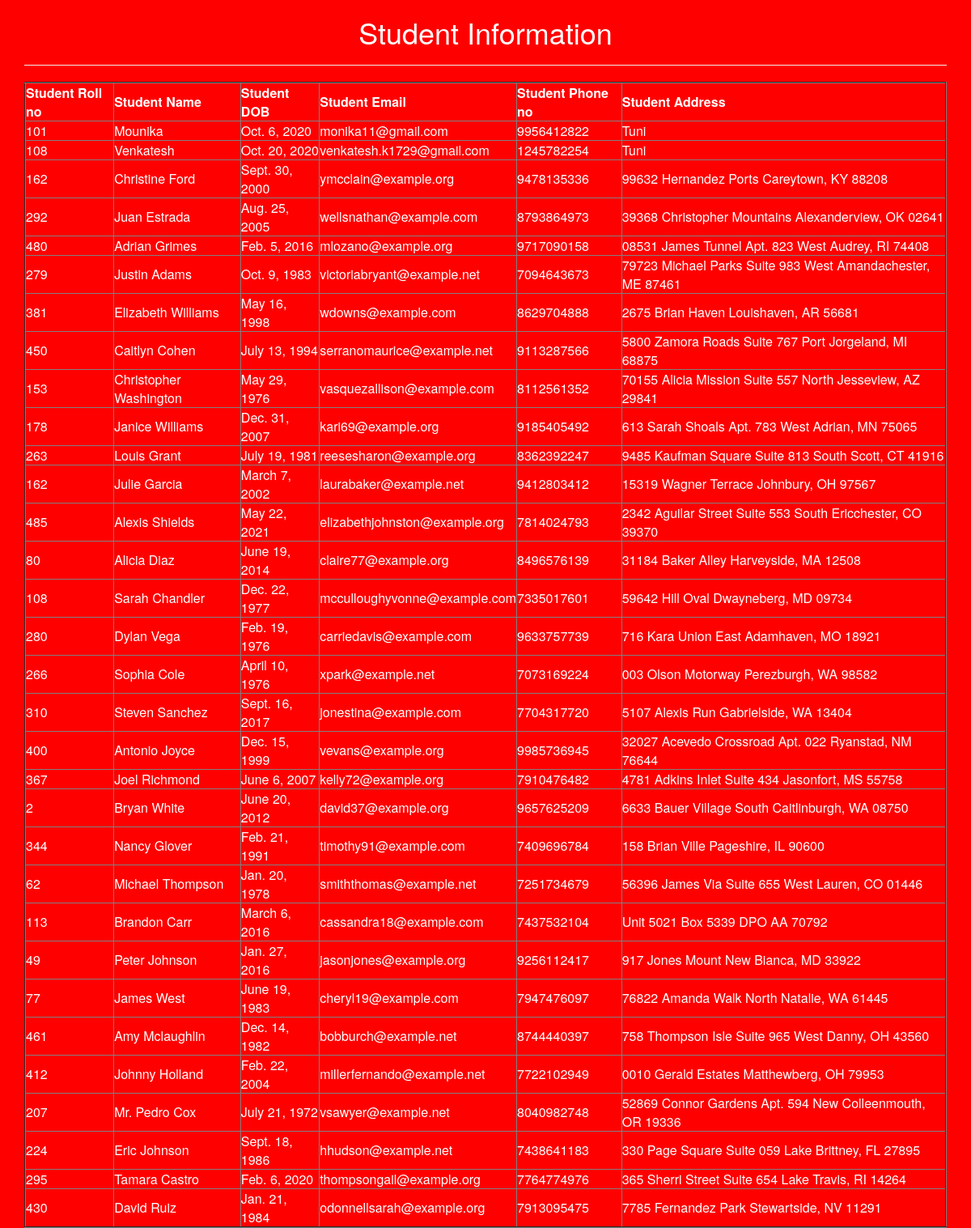
The page / on the database its author committed.
### testapp/models.py (models this page shows)
class Student(models.Model):
    roll_no=models.IntegerField()
    name=models.CharField(max_length=30)
    dob=models.DateField()
    email=models.EmailField()
    ph_number=models.IntegerField()
    address=models.TextField()

### testapp/views.py (the view)
# urls.py: path('', views.student_info_view),
def student_info_view(request):
    info=Student.objects.all()
    return render(request,'testapp/info.html',{'info':info})

### templates/testapp/info.html (shortened to what this page needs)
{%load static%}
<html>
    <head>
        <link rel="stylesheet" href="https://stackpath.bootstrapcdn.com/bootstrap/3.4.1/css/bootstrap.min.css">
        <link rel="stylesheet" href="{%static 'css/info.css'%}">
    </head>
    <body>
        <div class="container" align='center'>
            <h1>Student Information</h1><hr>
        {%if info%}
        <table border=2>
            <thead>
                <th>Student Roll no</th>
                <th>Student Name</th>
                <th>Student DOB</th>
                <th>Student Email</th>
                <th>Student Phone no</th>
                <th>Student Address</th>
            </thead>
            {%for i in info%}
            <tr>
                <td>{{i.roll_no}}</td>
                <td>{{i.name}}</td>
                <td>{{i.dob}}</td>
                <td>{{i.email}}</td>
                <td>{{i.ph_number}}</td>
                <td>{{i.address}}</td>
            </tr>
            {%endfor%}
        </table>
        {%else%}
        <p>No Student Information Available...Please add Some details</p>
        {%endif%}
        </div>
    </body>
</html>

### static/css/info.css (style rules this page uses)
body { background: red; color: white; }

### rows shown on the page
Student: roll_no "101", name "Mounika", dob "Oct. 6, 2020", email "monika11@gmail.com", ph_number "9956412822", address "Tuni"
Student: roll_no "108", name "Venkatesh", dob "Oct. 20, 2020", email "venkatesh.k1729@gmail.com", ph_number "1245782254", address "Tuni"
Student: roll_no "162", name "Christine Ford", dob "Sept. 30, 2000", email "ymcclain@example.org", ph_number "9478135336", address "99632 Hernandez Ports Careytown, KY 88208"
Student: roll_no "292", name "Juan Estrada", dob "Aug. 25, 2005", email "wellsnathan@example.com", ph_number "8793864973", address "39368 Christopher Mountains Alexanderview, OK 02641"
Student: roll_no "480", name "Adrian Grimes", dob "Feb. 5, 2016", email "mlozano@example.org", ph_number "9717090158", address "08531 James Tunnel Apt. 823 West Audrey, RI 74408"
Student: roll_no "279", name "Justin Adams", dob "Oct. 9, 1983", email "victoriabryant@example.net", ph_number "7094643673", address "79723 Michael Parks Suite 983 West Amandachester, ME 87461"
Student: roll_no "381", name "Elizabeth Williams", dob "May 16, 1998", email "wdowns@example.com", ph_number "8629704888", address "2675 Brian Haven Louishaven, AR 56681"
Student: roll_no "450", name "Caitlyn Cohen", dob "July 13, 1994", email "serranomaurice@example.net", ph_number "9113287566", address "5800 Zamora Roads Suite 767 Port Jorgeland, MI 68875"
Student: roll_no "153", name "Christopher Washington", dob "May 29, 1976", email "vasquezallison@example.com", ph_number "8112561352", address "70155 Alicia Mission Suite 557 North Jesseview, AZ 29841"
Student: roll_no "178", name "Janice Williams", dob "Dec. 31, 2007", email "kari69@example.org", ph_number "9185405492", address "613 Sarah Shoals Apt. 783 West Adrian, MN 75065"
Student: roll_no "263", name "Louis Grant", dob "July 19, 1981", email "reesesharon@example.org", ph_number "8362392247", address "9485 Kaufman Square Suite 813 South Scott, CT 41916"
Student: roll_no "162", name "Julie Garcia", dob "March 7, 2002", email "laurabaker@example.net", ph_number "9412803412", address "15319 Wagner Terrace Johnbury, OH 97567"
Student: roll_no "485", name "Alexis Shields", dob "May 22, 2021", email "elizabethjohnston@example.org", ph_number "7814024793", address "2342 Aguilar Street Suite 553 South Ericchester, CO 39370"
Student: roll_no "80", name "Alicia Diaz", dob "June 19, 2014", email "claire77@example.org", ph_number "8496576139", address "31184 Baker Alley Harveyside, MA 12508"
Student: roll_no "108", name "Sarah Chandler", dob "Dec. 22, 1977", email "mcculloughyvonne@example.com", ph_number "7335017601", address "59642 Hill Oval Dwayneberg, MD 09734"
Student: roll_no "280", name "Dylan Vega", dob "Feb. 19, 1976", email "carriedavis@example.com", ph_number "9633757739", address "716 Kara Union East Adamhaven, MO 18921"
Student: roll_no "266", name "Sophia Cole", dob "April 10, 1976", email "xpark@example.net", ph_number "7073169224", address "003 Olson Motorway Perezburgh, WA 98582"
Student: roll_no "310", name "Steven Sanchez", dob "Sept. 16, 2017", email "jonestina@example.com", ph_number "7704317720", address "5107 Alexis Run Gabrielside, WA 13404"
Student: roll_no "400", name "Antonio Joyce", dob "Dec. 15, 1999", email "vevans@example.org", ph_number "9985736945", address "32027 Acevedo Crossroad Apt. 022 Ryanstad, NM 76644"
Student: roll_no "367", name "Joel Richmond", dob "June 6, 2007", email "kelly72@example.org", ph_number "7910476482", address "4781 Adkins Inlet Suite 434 Jasonfort, MS 55758"
Student: roll_no "2", name "Bryan White", dob "June 20, 2012", email "david37@example.org", ph_number "9657625209", address "6633 Bauer Village South Caitlinburgh, WA 08750"
Student: roll_no "344", name "Nancy Glover", dob "Feb. 21, 1991", email "timothy91@example.com", ph_number "7409696784", address "158 Brian Ville Pageshire, IL 90600"
Student: roll_no "62", name "Michael Thompson", dob "Jan. 20, 1978", email "smiththomas@example.net", ph_number "7251734679", address "56396 James Via Suite 655 West Lauren, CO 01446"
Student: roll_no "113", name "Brandon Carr", dob "March 6, 2016", email "cassandra18@example.com", ph_number "7437532104", address "Unit 5021 Box 5339 DPO AA 70792"
Student: roll_no "49", name "Peter Johnson", dob "Jan. 27, 2016", email "jasonjones@example.org", ph_number "9256112417", address "917 Jones Mount New Bianca, MD 33922"
Student: roll_no "77", name "James West", dob "June 19, 1983", email "cheryl19@example.com", ph_number "7947476097", address "76822 Amanda Walk North Natalie, WA 61445"
Student: roll_no "461", name "Amy Mclaughlin", dob "Dec. 14, 1982", email "bobburch@example.net", ph_number "8744440397", address "758 Thompson Isle Suite 965 West Danny, OH 43560"
Student: roll_no "412", name "Johnny Holland", dob "Feb. 22, 2004", email "millerfernando@example.net", ph_number "7722102949", address "0010 Gerald Estates Matthewberg, OH 79953"
Student: roll_no "207", name "Mr. Pedro Cox", dob "July 21, 1972", email "vsawyer@example.net", ph_number "8040982748", address "52869 Connor Gardens Apt. 594 New Colleenmouth, OR 19336"
Student: roll_no "224", name "Eric Johnson", dob "Sept. 18, 1986", email "hhudson@example.net", ph_number "7438641183", address "330 Page Square Suite 059 Lake Brittney, FL 27895"
Student: roll_no "295", name "Tamara Castro", dob "Feb. 6, 2020", email "thompsongail@example.org", ph_number "7764774976", address "365 Sherri Street Suite 654 Lake Travis, RI 14264"
Student: roll_no "430", name "David Ruiz", dob "Jan. 21, 1984", email "odonnellsarah@example.org", ph_number "7913095475", address "7785 Fernandez Park Stewartside, NV 11291"
